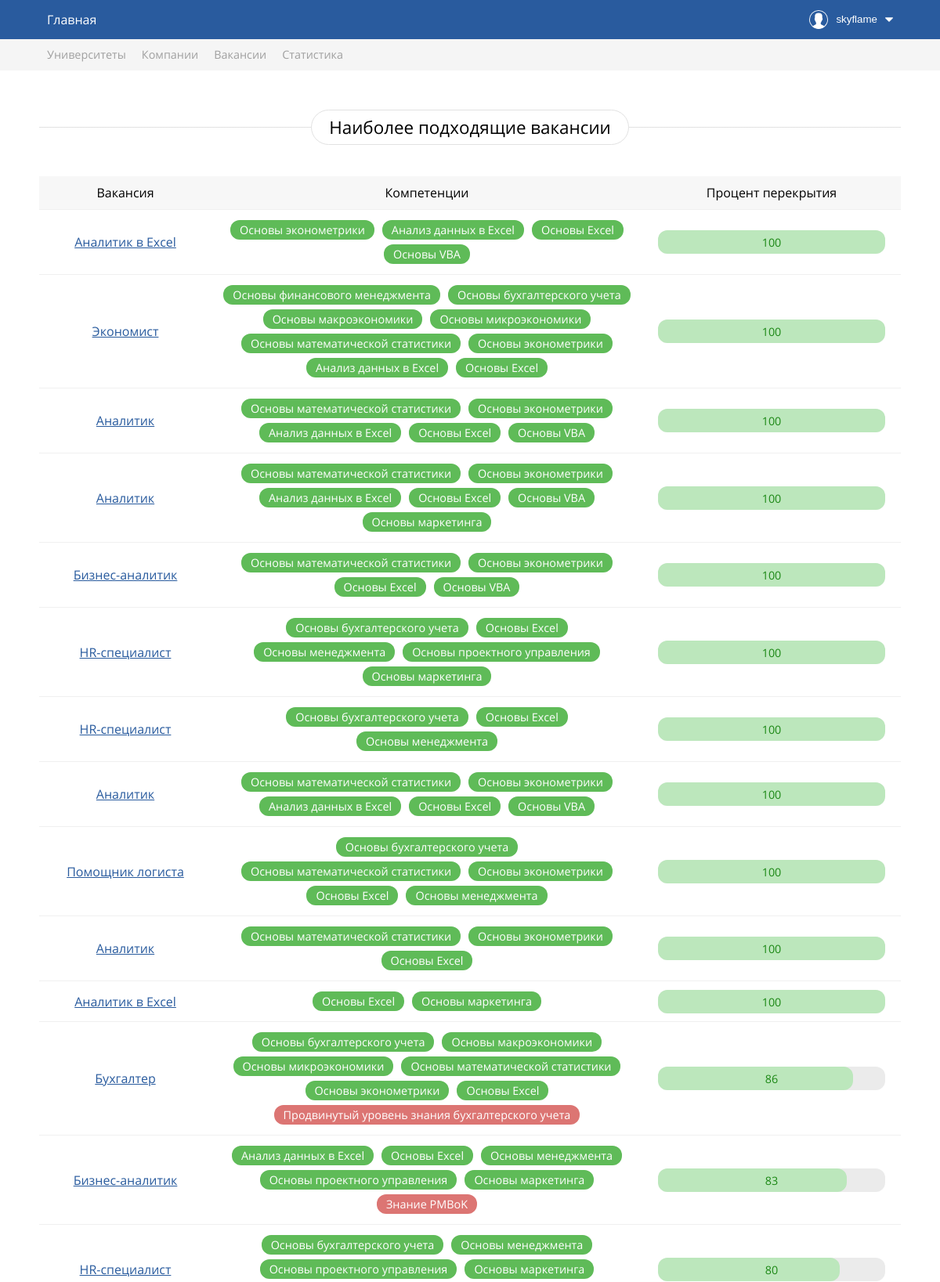
The page /profile/get-suitable-vacancies/ (signed in, upper part) on the database its author committed.
### main/models.py (models this page shows)
class User(AbstractUser):
    email = models.EmailField(null=True, default=None)
    USER_TYPE = (
        ('st', 'Студент'),
        ('com', 'Компания'),
        ('unv', 'Университет')
    )
    user_type = models.CharField(choices=USER_TYPE, max_length=80)

class Vacancy(models.Model):
    company = models.ForeignKey(Company, on_delete=models.CASCADE)
    title = models.CharField(max_length=40)
    description = models.TextField(null=True)
    competencies = models.ManyToManyField(Competency, null=True, default=None)
    subject_area = models.ForeignKey(SubjectAreaVacancies, on_delete=models.CASCADE, null=True, default=None)

class Competency(models.Model):
    title = models.CharField(max_length=150)
    subject_area = models.ForeignKey(SubjectArea, on_delete=models.CASCADE)
    def __str__(self):
        return '%s' % (self.title)

### main/views.py (the view)
# urls.py: path('profile/get-suitable-vacancies/', views.display_suitablevacancies, name='display_suitablevacancies'),
def display_suitablevacancies(request):
    user = request.user
    vacancies = Vacancy.objects.all()
    student = Student.objects.get(user=user)
    student_competencies_raw = list(StudentCompetency.objects.filter(student=student))
    student_competencies = []
    for competency in student_competencies_raw:
        student_competencies.append(competency.competency)
    data = []
    for vacancy in vacancies:
        vacancy_competencies = list(vacancy.competencies.all())
        vacancy_competencies_amount = len(vacancy_competencies)
        have = []
        not_have = []
        have_amount = 0
        for vacancy_competency in vacancy_competencies:
            if vacancy_competency in student_competencies:
                have.append(vacancy_competency)
                have_amount += 1
            else:
                not_have.append(vacancy_competency)
        data.append({
            'vacancy': vacancy,
            'overlap': round((have_amount / vacancy_competencies_amount) * 100),
            'have': have,
            'not_have': not_have
        })
    data_final = sorted(data, key=operator.itemgetter('overlap'), reverse=True)
    return render(
        request,
        'main/display/display_suitablevacancies.html',
        {
            'data': data_final,
            'student': student
        }
    )

### main/templates/main/display/display_suitablevacancies.html
{% extends 'base.html' %}
{% block css %}
{% load static %}
<link rel="stylesheet" href="{% static 'css/suitablevacancies.css' %}" />
{% endblock %}
{% block main %}
<div class="suitablevacancies">
  <div class="page-mainheader">
    <h1>Наиболее подходящие вакансии</h1>
  </div>
  <table class="basic-table">
    <thead>
      <tr>
        <td>Вакансия</td>
        <td>Компетенции</td>
        <td>Процент перекрытия</td>
      </tr>
    </thead>
    <tbody>
      {% for item in data %}
      <tr>
        <td><a href="{% url 'display_vacancy' item.vacancy.id %}">{{ item.vacancy.title }}</a></td>
        <td>
          {% for competency in item.have %}<span class="suitablevacancies-competency-pill competency-pill-have">{{competency}}</span>{% endfor %}
          {% for competency in item.not_have %}<span class="suitablevacancies-competency-pill competency-pill-nothave">{{competency}}</span>{% endfor %}
        </td>
        <td>
          <span class="progressbar-bg {% if item.overlap >= 70 %} progressbar-green {% elif item.overlap < 80 and item.overlap > 50 %} progressbar-yellow {% else %} progressbar-red {% endif %}">
            <span class="progressbar-overlap" style="width: {{ item.overlap }}%;"></span>
            <div class="progressbar-percent-bg">
              <span class="progressbar-percent">{{ item.overlap }}</span>
            </div>
          </span>
        </td>
      </tr>
      {% endfor %}
    </tbody>
  </table>
</div>
{% endblock %}

### main/templates/base.html (shortened to what this page needs)
<!DOCTYPE html>
<html>
  <head>
    {% load static %}
    <link rel="stylesheet" href="{% static 'css/style.css' %}" />
    <link rel="stylesheet" href="{% static 'css/login.css' %}" />
    {% block css %} {% endblock %}
  </head>
  <body>
    <div class="wrapper">
      <div class="all">
        <div class="header-wrapper">
          <header class="header">
            <div class="header-links">
              <ul>
                <li><a href="{% url 'index' %}">Главная</a></li>
              </ul>
            </div>
            <div class="header-panel">
              {% if user.is_authenticated %}
                {% if user.user_type == 'st' %}
                <div class="header-panel-profile-wrapper">
                  <button type="button" id="header-panel-profile-btn">{{ user.username }}</button>
                </div>
                {% endif %}
              {% else %}
              <div class="header-notauthenticated">
                <button id="open-login-form">Войти</button>
                <button id="open-register-window">Зарегистрироваться</button>
              </div>
              {% endif %}
            </div>
          </header>
        </div>
        <div class="fast-links-wrapper">
          <div class="fast-links">
            <ul>
              <li><a href="{% url 'display_universities_all' %}">Университеты</a></li>
              <li><a href="{% url 'display_companies_all' %}">Компании</a></li>
              <li><a href="{% url 'display_vacancies_all' %}">Вакансии</a></li>
              <li><a href="{% url 'statistics' %}">Статистика</a></li>
            </ul>
          </div>
        </div>
        {% block main %} {% endblock %}
      </div>
    </div>
  </body>
</html>

### main/static/css/style.css (style rules this page uses)
:root { --main-bg-color: #295b9e; --main-bg-color-hover: #3574c7; }
* { margin: 0; padding: 0; }
body, html { width: 100%; height: 100%; }
body { font-family: Open Sans; }
a { color: var(--main-bg-color); }
.wrapper { width: 100%; height: 100%; display: table; }
.all { display: table-row; height: 100%; }
.header-wrapper { height: 50px; background: var(--main-bg-color); }
.header { display: flex; width: 1100px; margin: 0 auto; justify-content: space-between; }
.header-links { float: left; }
.header-links ul { height: 50px; }
.header-links ul li { list-style-type: none; }
.header-links ul li a { display: block; float: left; height: 50px; line-height: 50px; padding: 0 10px; color: rgba(255,255,255,1); text-decoration: none; transition: .2s ease-out; }
.header-panel { float: right; }
.header-panel-profile-wrapper { position: relative; height: 50px; }
.header-panel-profile-wrapper button { display: block; float: left; height: 50px; line-height: 50px; padding: 0 10px; background: transparent; color: rgba(255,255,255,1); text-decoration: none; transition: .2s ease-out; border: none; outline: none; cursor: pointer; }
.header-panel-profile-wrapper button::before { display: inline-block; content: ''; width: 24px; height: 24px; margin-right: 10px; background-image: url(../img/user.png); background-repeat: no-repeat; vertical-align: middle; }
.header-panel-profile-wrapper button::after { display: inline-block; content: ''; width: 10px; height: 10px; margin-left: 10px; background-image: url(../img/sort-down.png); background-repeat: no-repeat; background-position: 50%; background-size: 100%; vertical-align: middle; }
.fast-links-wrapper { background: rgb(245,245,245); height: 40px; }
.fast-links { width: 1100px; margin: 0 auto; }
.fast-links ul li { list-style-type: none; }
.fast-links ul li a { display: block; float: left; line-height: 40px; margin: 0 10px; color: rgb(160,160,160); font-size: .9em; text-decoration: none; transition: .2s ease-out; }
.page-mainheader { background: linear-gradient(to top, white 0%, white 49%, rgb(190, 190, 190) calc(49% + 1px), white calc(49% + 1px)); text-align: center; }
.page-mainheader h1 { display: inline-block; padding: 6px 22px; background: white; font-size: 1.4em; font-weight: normal; border: 1px solid #e2e2e2; border-radius: 24px; }
.basic-table { width: 100%; text-align: center; border-collapse: collapse; }
.basic-table thead tr { background: #f7f7f7; }
.basic-table tr { transition: .2s ease-out; }
.basic-table tr td { padding: 10px 10px; border-bottom: 1px solid rgb(240,240,240); }
.basic-table tr td:nth-child(1) { width: 30%; }
.basic-table tr td:nth-child(2) { width: 30%; }
.basic-table tr td:nth-child(3) { width: 20%; }

### main/static/css/suitablevacancies.css (style rules this page uses)
.suitablevacancies { width: 1100px; margin: 0 auto; }
.suitablevacancies .page-mainheader { margin: 50px 0 40px 0; }
.suitablevacancies .basic-table tr td:nth-child(1) { width: 20%; }
.suitablevacancies .basic-table tr td:nth-child(2) { width: 50%; }
.suitablevacancies .basic-table tr td:nth-child(3) { width: 30%; }
.suitablevacancies-competency-pill { display: inline-block; margin: 3px 5px; padding: 3px 12px; color: white; font-size: .9em; border-radius: 12px; }
.competency-pill-have { background: #5fbb58; }
.competency-pill-nothave { background: #dc7573; }
.progressbar-bg { position: relative; display: block; margin: 0 10px; height: 30px; background: rgb(235,235,235); border-radius: 12px; }
.progressbar-overlap { position: absolute; height: 30px; top: 0; left: 0; background: green; border-radius: 12px; }
.progressbar-percent-bg { position: absolute; width: 100%; height: 30px; line-height: 30px; top: 0; left: 0; text-align: center; }
.progressbar-percent { font-size: .9em; }
.progressbar-green .progressbar-overlap { background: #96e4968c; }
.progressbar-green .progressbar-percent { color: #1c8815; }

### rows shown on the page
User: username "skyflame"
Vacancy: vacancy "Аналитик в Excel", overlap "100"
Competency: title "Основы эконометрики"
Competency: title "Анализ данных в Excel"
Competency: title "Основы Excel"
Competency: title "Основы VBA"
Vacancy: vacancy "Экономист", overlap "100"
Competency: title "Основы финансового менеджмента"
Competency: title "Основы бухгалтерского учета"
Competency: title "Основы макроэкономики"
Competency: title "Основы микроэкономики"
Competency: title "Основы математической статистики"
Vacancy: vacancy "Аналитик", overlap "100"
Vacancy: vacancy "Аналитик", overlap "100"
Competency: title "Основы маркетинга"
Vacancy: vacancy "Бизнес-аналитик", overlap "100"
Vacancy: vacancy "HR-специалист", overlap "100"
Competency: title "Основы менеджмента"
Competency: title "Основы проектного управления"
Vacancy: vacancy "HR-специалист", overlap "100"
Vacancy: vacancy "Аналитик", overlap "100"
Vacancy: vacancy "Помощник логиста", overlap "100"
Vacancy: vacancy "Аналитик", overlap "100"
Vacancy: vacancy "Аналитик в Excel", overlap "100"
Vacancy: vacancy "Бухгалтер", overlap "86"
Competency: title "Продвинутый уровень знания бухгалтерского учета"
Vacancy: vacancy "Бизнес-аналитик", overlap "83"
Competency: title "Знание PMBoK"
Vacancy: vacancy "HR-специалист", overlap "80"
